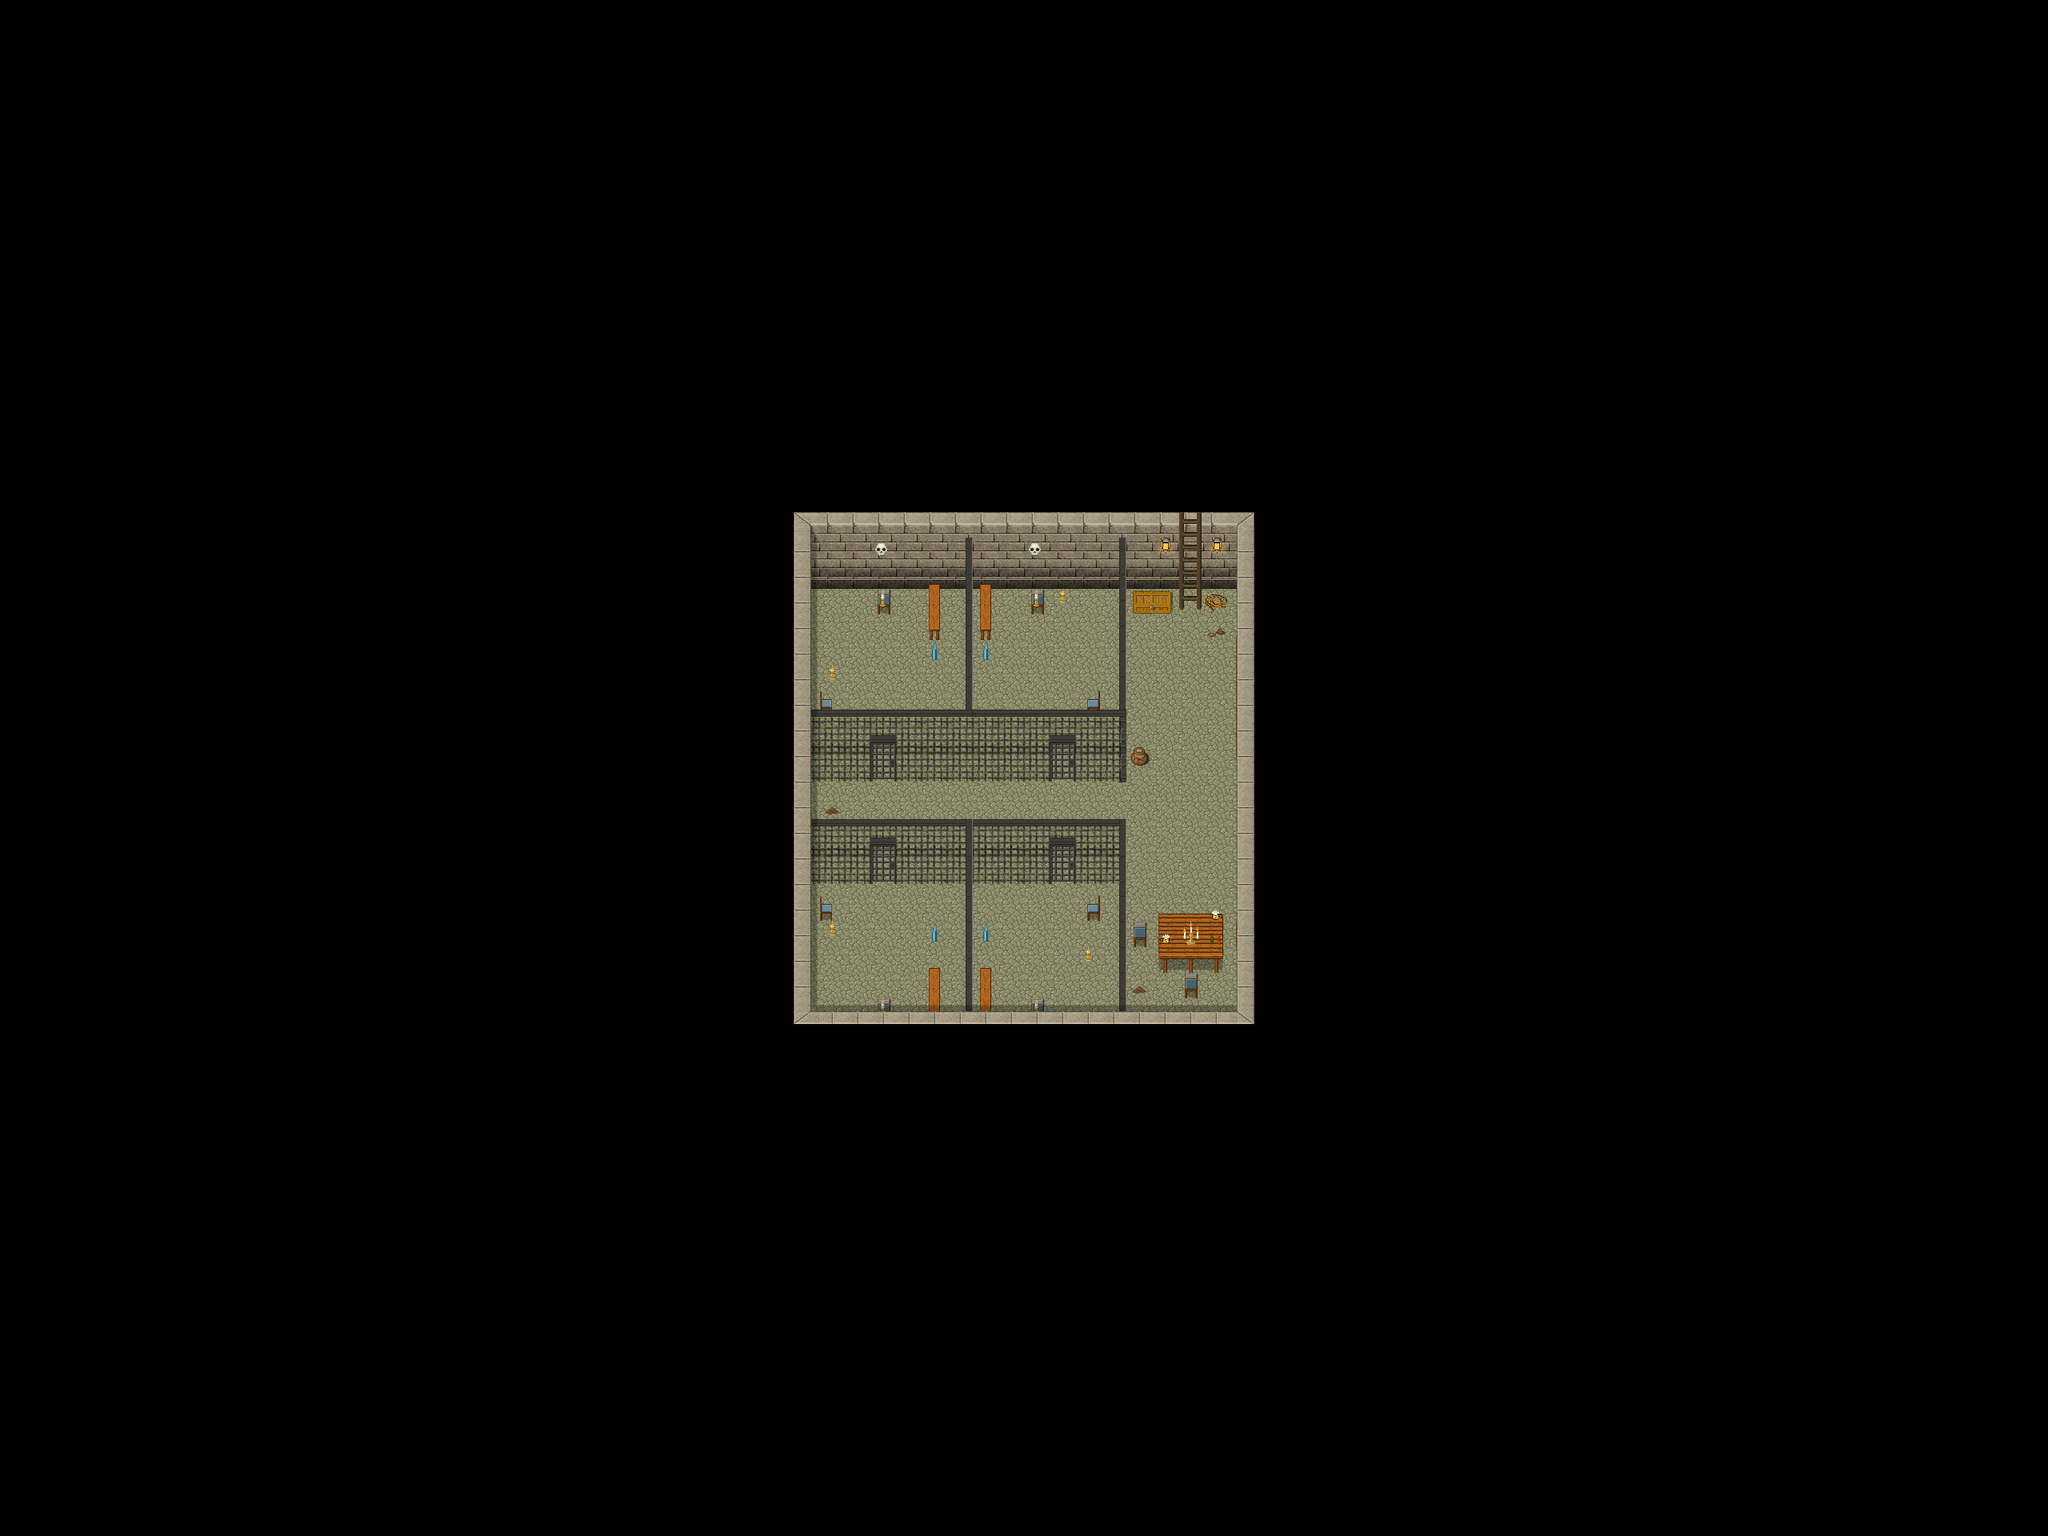

This is a level from a 2D game, rendered from its Tiled map with the project's own tilesets. A one-line summary and the map file follow, with tile-layer data summarised:
An orthogonal 80x60 tile map with 32x32 px tiles, 6 tile layers (Ground1, Ground2, Ground3, Fringe, ...), 1 hidden layer not drawn, 6 tilesets and 1 object (warp).

<map version="1.10" tiledversion="1.11.1" orientation="orthogonal" renderorder="right-down" width="80" height="60" tilewidth="32" tileheight="32" infinite="0" nextlayerid="11" nextobjectid="2">
 <properties>
  <property name="author" value="Micksha" />
  <property name="license" value="CC BY-SA 3.0" />
  <property name="manaplus version" value="2" />
  <property name="minimap" value="graphics/minimaps/prison.png" />
  <property name="name" value="Prison" />
 </properties>
 <tileset firstgid="1" name="collision" tilewidth="32" tileheight="32" tilecount="2" columns="2">
  <image source="../graphics/tiles/collision.png" width="64" height="32" />
 </tileset>
 <tileset firstgid="3" name="cave2_sewer_mine" tilewidth="32" tileheight="32" tilecount="256" columns="16">
  <image source="../graphics/tiles/cave2_sewer_mine.png" width="512" height="512" />
 </tileset>
 <tileset firstgid="259" name="cave2_sewer_mine_x3" tilewidth="32" tileheight="96" tilecount="12" columns="12">
  <image source="../graphics/tiles/cave2_sewer_mine_x3.png" width="384" height="96" />
 </tileset>
 <tileset firstgid="271" name="castle1" tilewidth="32" tileheight="32" tilecount="256" columns="16">
  <image source="../graphics/tiles/castle1.png" width="512" height="512" />
 </tileset>
 <tileset firstgid="527" name="castle2" tilewidth="32" tileheight="32" tilecount="256" columns="16">
  <image source="../graphics/tiles/castle2.png" width="512" height="512" />
 </tileset>
 <tileset firstgid="783" name="woodland_indoor" tilewidth="32" tileheight="32" tilecount="256" columns="16">
  <image source="../graphics/tiles/lof/woodland_indoor.png" width="512" height="512" />
 </tileset>
 <layer id="2" name="Ground1" width="80" height="60">
  <data>[4800 cells, 4800 non-empty, 4 distinct tile ids]</data>
 </layer>
 <layer id="3" name="Ground2" width="80" height="60">
  <data>[4800 cells, 63 non-empty, 25 distinct tile ids]</data>
 </layer>
 <layer id="4" name="Ground3" width="80" height="60">
  <data>[4800 cells, 10 non-empty, 6 distinct tile ids]</data>
 </layer>
 <layer id="5" name="Fringe" width="80" height="60">
  <data>[4800 cells, 52 non-empty, 2 distinct tile ids]</data>
 </layer>
 <layer id="6" name="Over1" width="80" height="60">
  <data>[4800 cells, 113 non-empty, 18 distinct tile ids]</data>
 </layer>
 <layer id="7" name="Over2" width="80" height="60">
  <data>[4800 cells, 13 non-empty, 5 distinct tile ids]</data>
 </layer>
 <layer id="8" name="Collision" width="80" height="60" visible="0">
  <data>[4800 cells, 4593 non-empty, 1 distinct tile ids]</data>
 </layer>
 <objectgroup id="10" name="Objects" visible="0">
  <object id="1" name="To Prison" type="warp" x="1472" y="704" width="32" height="32">
   <properties>
    <property name="dest_map" value="001-2" />
    <property name="dest_x" value="60" />
    <property name="dest_y" value="49" />
   </properties>
  </object>
 </objectgroup>
</map>
